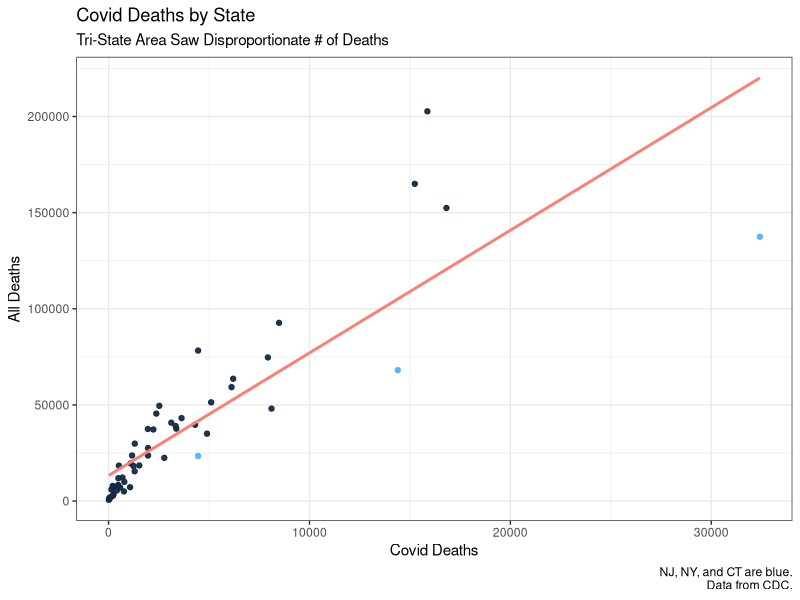

R code for this plot:
## ---- chunk 1
knitr::opts_chunk$set(echo = TRUE)

library(tidyverse)
library(ggrepel)

covid <- read_csv("../Data/United_States_COVID-19_Cases_and_Deaths_by_State_over_Time.csv")

covid %>% 
  filter(tot_cases > 0)

covid_county <- read_csv("../Data/Provisional_COVID-19_Death_Counts_in_the_United_States_by_County.csv")

covid_county %>% 
  group_by(State) %>% 
  summarize(covid = sum(`Deaths involving COVID-19`),
            all = sum(`Deaths from All Causes`)) %>% 
  mutate(tristate = case_when(State %in% c("CT", "NJ", "NY") ~ 1,
                              TRUE ~ 0)) %>% 
  ggplot(aes(x=covid, y=all, color = tristate)) +
  geom_point(alpha=0.95) + 
  geom_smooth(method = "lm", se=F, color="salmon") +
  theme_bw() +
  theme(legend.position = "none") +
  labs(title = "Covid Deaths by State",
       subtitle = "Tri-State Area Saw Disproportionate # of Deaths",
       x = "Covid Deaths",
       y = "All Deaths",
       caption = "NJ, NY, and CT are blue.\nData from CDC.")
